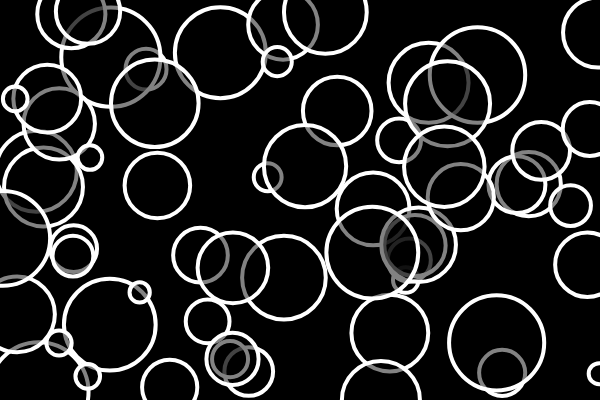
Frame 1 (no input)
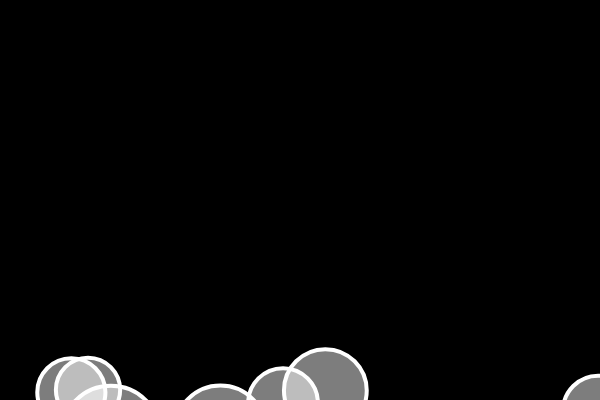
Frame 60 (no input)
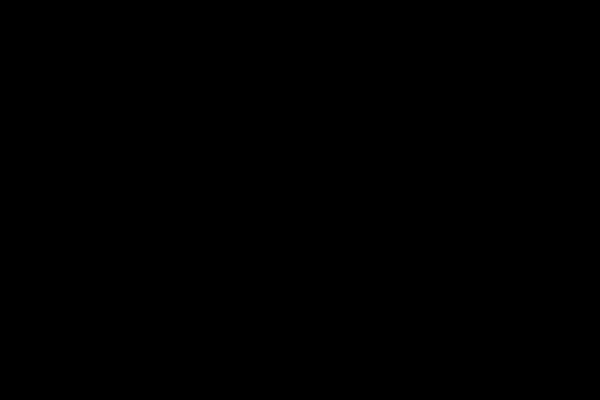
Frame 120 (the mouse pressed at the canvas centre since frame 60)

The p5.js sketch that drew these frames (run headless with seeded random() and noise() and a simulated clock; from frame 60 on, the mouse is pressed at the canvas centre):

// p5.js sketch
// ── sketch.js
let bubbles = [];

function setup() {
  createCanvas(600, 400);
  for (let i = 0; i < 60; i++) {
    let x = random(width);
    let y = random(height);
    let r = random(10, 50);
    let vel = -1
    let acc = 0
    bubbles[i] = new Bubble(x, y, r, vel, acc);
  }
}

function draw() {
  background(0);

  for (let b of bubbles) {

    b.receiveForces(createVector(0,0.01))
    b.move()
    b.show();

    if (b.offscreen()) {
      b.y = random(0, height);
      b.x = random(0, width);
    }
    let overlapping = false;
    for (let other of bubbles) {
      if (b !== other && b.intersects(other)) {
        overlapping = true;
      }
    }
    if (overlapping) {
      b.changeColor(255);
    } else {
      b.changeColor(0);
    }

  }

}

class Bubble {
  constructor(x, y, r = 50) {
    this.r = r;
    this.pos = createVector(x, y)
    this.vel = createVector()
    this.acc = createVector()
    this.x = x;
    this.y = y;
    this.brightness = 0;
  }

  intersects(other) {
    let d = dist(this.x, this.y, other.x, other.y);
    return (d < this.r + other.r);
    // if (d < this.r + other.r) {
    //   return true;
    // } else {
    //   return false;
    // }
  }

  changeColor(bright) {
    this.brightness = bright;
  }

  contains(px, py) {
    let d = dist(px, py, this.x, this.y);
    if (d < this.r) {
      return true;
    } else {
      return false;
    }
  }
  receiveForces(acc) {
    this.acc = this.acc.add(acc);
    this.vel = this.vel.add(this.acc);
    this.pos = this.pos.add(this.vel);
  }
  move() {
    this.x = this.pos.x
    this.y = this.pos.y
  }
  offscreen() {
    if (this.x > width + this.r * 2) {
      return true;
    } else if (this.y > height + this.r * 2) {
      return true;
    } else {
      return false;
    }
  }
  show() {
    stroke(255);
    strokeWeight(4);
    fill(this.brightness, 125);
    ellipse(this.x, this.y, this.r * 2);
  }
}
